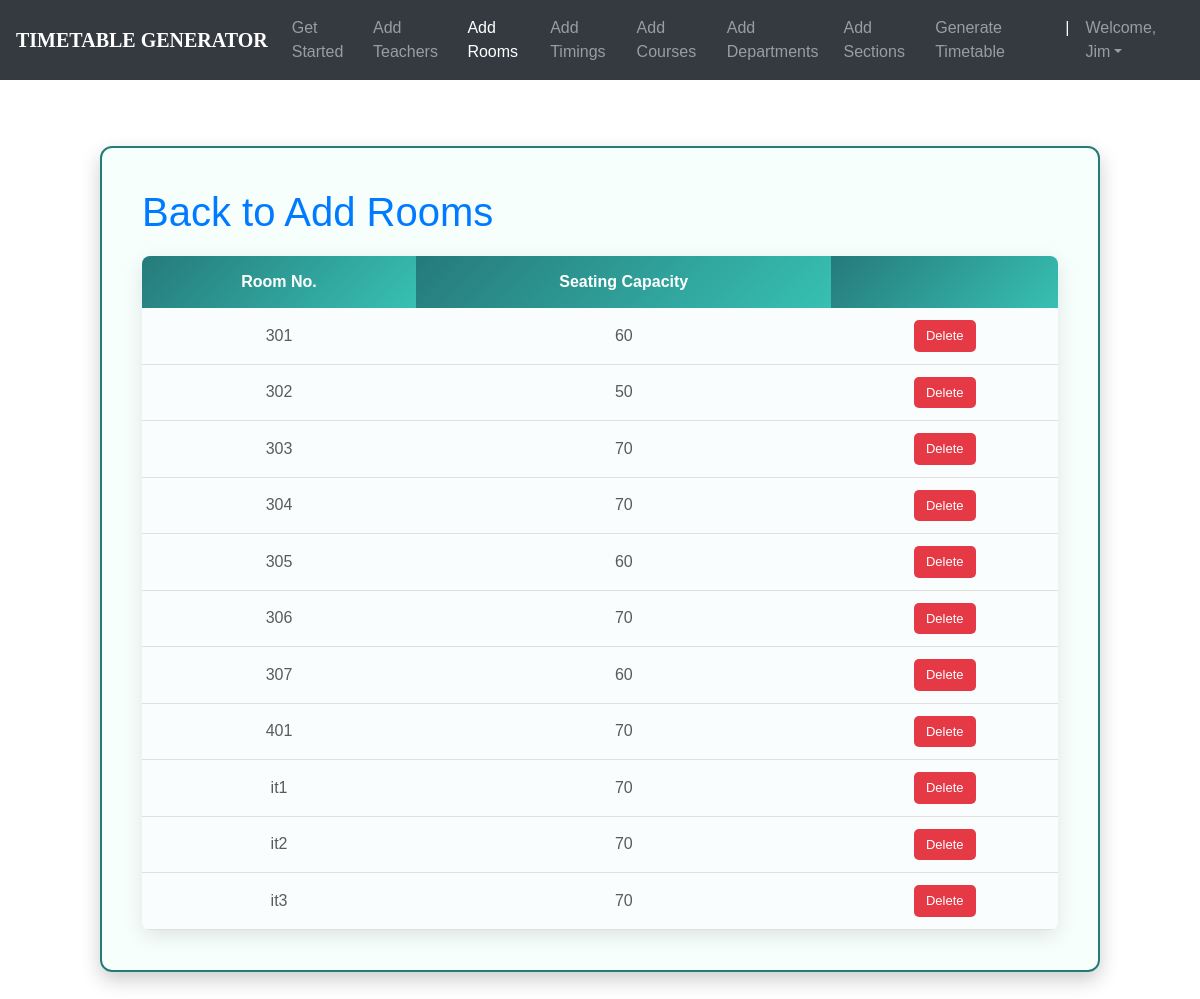
The page /rooms_list/ (signed in) on the database its author committed.
### ttgen/models.py (models this page shows, shortened)
class Room(models.Model):
    r_number = models.CharField(max_length=6)
    seating_capacity = models.IntegerField(default=0)

### ttgen/views.py (the view)
# urls.py: path('rooms_list/', views.room_list, name='editrooms'),
@login_required
def room_list(request):
    context = {
        'rooms': Room.objects.all()
    }
    return render(request, 'roomslist.html', context)

### templates/roomslist.html (shortened to what this page needs)
<!DOCTYPE html>
<html lang="en">
<head>
	<link rel="stylesheet" href="https://maxcdn.bootstrapcdn.com/bootstrap/4.0.0/css/bootstrap.min.css">
    <link rel="stylesheet" type="text/css" href="static/css/index.css">
</head>
<body>
        <header>
			<nav class="navbar navbar-expand-md navbar-dark fixed-top bg-dark">
                <a class="navbar-brand" href="#"><b>TIMETABLE GENERATOR</b></a>
                <div class="collapse navbar-collapse" id="navbarCollapse">
                    <ul class="navbar-nav ml-auto">
                    <li class="nav-item">
                        <a class="nav-link" href="{% url 'admindash' %}">Get Started</a>
                    </li>
                    <li class="nav-item">
                        <a class="nav-link" href="{% url 'addInstructors' %}">Add Teachers</a>
                    </li>
                    <li class="nav-item active">
                        <a class="nav-link" href="{% url 'addRooms' %}">Add Rooms</a>
                    </li>
                    <li class="nav-item">
		                <a class="nav-link" href="{% url 'addTimings' %}">Add Timings</a>
		            </li>
                    <li class="nav-item">
                        <a class="nav-link" href="{% url 'addCourses' %}">Add Courses</a>
                    </li>
                    <li class="nav-item">
			            <a class="nav-link" href="{% url 'addDepts' %}">Add Departments</a>
		            </li>
                    <li class="nav-item">
			            <a class="nav-link" href="{% url 'addSections' %}">Add Sections</a>
		            </li>
                    <li class="nav-item">
			            <a class="nav-link" href="{% url 'generate' %}">Generate Timetable</a>
		            </li>
                    <li class="nav-item active">
			            <a class="nav-link">|</a>
		            </li>
                    <li class="nav-item dropdown">
		                <a class="nav-link dropdown-toggle" href="#" id="dropdown03" data-toggle="dropdown" aria-haspopup="true" aria-expanded="false">Welcome, {{ user.first_name }}</a>
		            </li>
                    </ul>
                </div>
            </nav>
        </header>
        {% block content %}
        {% load static %}
        <br>
        <br>
<fieldset class="fieldset">
    <a href="{% url 'addRooms'%}"><h1 class="tablink" onclick="openPage('new')" id="defaultOpen">Back to Add Rooms</h1></a>
    <div class="tabcontent" id="edit">
        <table class="table1">
            <thead>
            <tr class="table-headers">
            <th>Room No.</th>
            <th>Seating Capacity</th>
            <th  class="empty"></th>
            </tr>
            </thead>
            <tbody>
            {% for rm in rooms %}
            <tr>
             <td>{{rm.r_number}}</td>
             <td>{{rm.seating_capacity}}</td>
             <td class="empty">
                <form action="{% url 'deleteroom' rm.id %}" method="post">
                        <input type="submit" value="Delete" class="cross">
                </form>
             </td>
             </tr>
            {% endfor %}
            </tbody>
        </table>
    </div>
</fieldset>
{% endblock %}

### static/css/index.css (style rules this page uses)
body { padding-top: 3rem; padding-bottom: 3rem; color: #5a5a5a; font-family: 'Poppins', sans-serif; overflow-x: hidden; }
nav { font-family: sans-serif; }
.navbar-brand { font-size: 20px; font-family: Georgia, 'Times New Roman', Times, serif; }

### templates/roomslist.html (style rules this page uses)
.fieldset { margin: 50px auto; padding: 40px; max-width: 1000px; border-width: 2px; border-style: solid; border-color: #257a7a; border-radius: 12px; box-shadow: 0 8px 20px rgba(0,0,0,0.2); background-color: #f7fffd; }
.table1 { width: 100%; border-collapse: collapse; border-radius: 8px; overflow: hidden; box-shadow: 0 6px 20px rgba(0,0,0,0.1); text-align: center; margin-top: 20px; font-size: 16px; }
.table1 th { background: linear-gradient(135deg, #257a7a, #38c0b3); color: #fff; font-weight: 600; padding: 14px; }
.table1 td { background-color: #f9fdfd; padding: 12px; border-bottom: 1px solid #e0e0e0; transition: background 0.3s; }
.cross { font-size: 13px; padding: 6px 12px; border-radius: 5px; background: #e63946; color: #fff; border: none; cursor: pointer; transition: all 0.3s ease; }

### rows shown on the page
Room: r_number "301", seating_capacity "60"
Room: r_number "302", seating_capacity "50"
Room: r_number "303", seating_capacity "70"
Room: r_number "304", seating_capacity "70"
Room: r_number "305", seating_capacity "60"
Room: r_number "306", seating_capacity "70"
Room: r_number "307", seating_capacity "60"
Room: r_number "401", seating_capacity "70"
Room: r_number "it1", seating_capacity "70"
Room: r_number "it2", seating_capacity "70"
Room: r_number "it3", seating_capacity "70"

### other values the page prints
{{ user.first_name }} "Jim"
